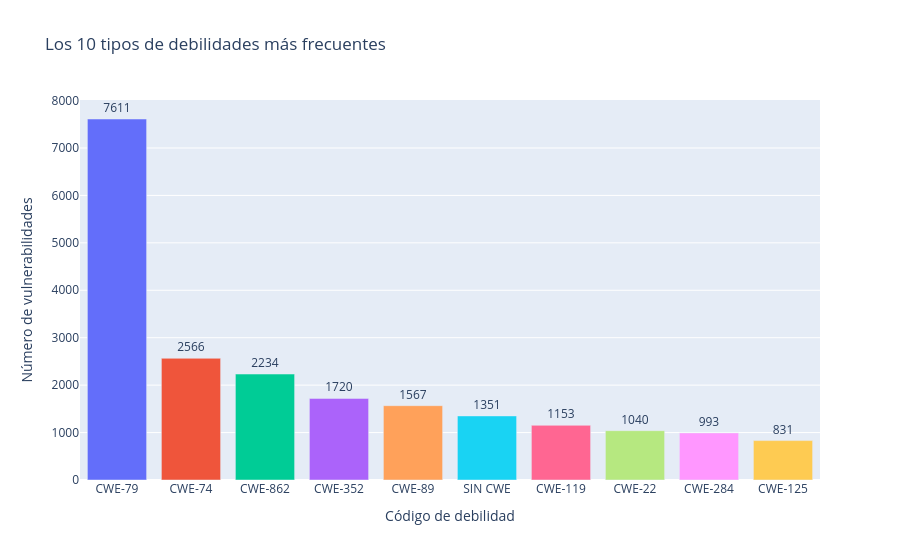

This figure's notebook cell:
### Code cell
# Gráfico de los 10 CWE más frecuentes

top_cwe = (
    df_limpio["cwe"]
    .value_counts()
    .head(10)
    .reset_index()
)

top_cwe.columns = ["CWE", "Cantidad"]

fig = px.bar(
    top_cwe,
    x="CWE",
    y="Cantidad",
    color="CWE",
    text="Cantidad",
    title="Los 10 tipos de debilidades más frecuentes",
    labels={
        "CWE": "Código de debilidad",
        "Cantidad": "Número de vulnerabilidades"
    }
)

fig.update_traces(textposition="outside")
fig.update_layout(showlegend=False)
fig.show()

### Figure 1 — Plotly figure (JSON) as saved in the notebook; plotly's stock layout.template omitted (floating-point values rounded to 4 significant figures)
{"data": [{"hovertemplate": "Código de debilidad=%{x}<br>Número de vulnerabilidades=%{text}<extra></extra>", "legendgroup": "CWE-79", "marker": {"color": "#636efa", "pattern": {"shape": ""}}, "name": "CWE-79", "orientation": "v", "showlegend": true, "text": [7611.0], "textposition": "outside", "type": "bar", "x": ["CWE-79"], "xaxis": "x", "y": [7611], "yaxis": "y"}, {"hovertemplate": "Código de debilidad=%{x}<br>Número de vulnerabilidades=%{text}<extra></extra>", "legendgroup": "CWE-74", "marker": {"color": "#EF553B", "pattern": {"shape": ""}}, "name": "CWE-74", "orientation": "v", "showlegend": true, "text": [2566.0], "textposition": "outside", "type": "bar", "x": ["CWE-74"], "xaxis": "x", "y": [2566], "yaxis": "y"}, {"hovertemplate": "Código de debilidad=%{x}<br>Número de vulnerabilidades=%{text}<extra></extra>", "legendgroup": "CWE-862", "marker": {"color": "#00cc96", "pattern": {"shape": ""}}, "name": "CWE-862", "orientation": "v", "showlegend": true, "text": [2234.0], "textposition": "outside", "type": "bar", "x": ["CWE-862"], "xaxis": "x", "y": [2234], "yaxis": "y"}, {"hovertemplate": "Código de debilidad=%{x}<br>Número de vulnerabilidades=%{text}<extra></extra>", "legendgroup": "CWE-352", "marker": {"color": "#ab63fa", "pattern": {"shape": ""}}, "name": "CWE-352", "orientation": "v", "showlegend": true, "text": [1720.0], "textposition": "outside", "type": "bar", "x": ["CWE-352"], "xaxis": "x", "y": [1720], "yaxis": "y"}, {"hovertemplate": "Código de debilidad=%{x}<br>Número de vulnerabilidades=%{text}<extra></extra>", "legendgroup": "CWE-89", "marker": {"color": "#FFA15A", "pattern": {"shape": ""}}, "name": "CWE-89", "orientation": "v", "showlegend": true, "text": [1567.0], "textposition": "outside", "type": "bar", "x": ["CWE-89"], "xaxis": "x", "y": [1567], "yaxis": "y"}, {"hovertemplate": "Código de debilidad=%{x}<br>Número de vulnerabilidades=%{text}<extra></extra>", "legendgroup": "SIN CWE", "marker": {"color": "#19d3f3", "pattern": {"shape": ""}}, "name": "SIN CWE", "orientation": "v", "showlegend": true, "text": [1351.0], "textposition": "outside", "type": "bar", "x": ["SIN CWE"], "xaxis": "x", "y": [1351], "yaxis": "y"}, {"hovertemplate": "Código de debilidad=%{x}<br>Número de vulnerabilidades=%{text}<extra></extra>", "legendgroup": "CWE-119", "marker": {"color": "#FF6692", "pattern": {"shape": ""}}, "name": "CWE-119", "orientation": "v", "showlegend": true, "text": [1153.0], "textposition": "outside", "type": "bar", "x": ["CWE-119"], "xaxis": "x", "y": [1153], "yaxis": "y"}, {"hovertemplate": "Código de debilidad=%{x}<br>Número de vulnerabilidades=%{text}<extra></extra>", "legendgroup": "CWE-22", "marker": {"color": "#B6E880", "pattern": {"shape": ""}}, "name": "CWE-22", "orientation": "v", "showlegend": true, "text": [1040.0], "textposition": "outside", "type": "bar", "x": ["CWE-22"], "xaxis": "x", "y": [1040], "yaxis": "y"}, {"hovertemplate": "Código de debilidad=%{x}<br>Número de vulnerabilidades=%{text}<extra></extra>", "legendgroup": "CWE-284", "marker": {"color": "#FF97FF", "pattern": {"shape": ""}}, "name": "CWE-284", "orientation": "v", "showlegend": true, "text": [993.0], "textposition": "outside", "type": "bar", "x": ["CWE-284"], "xaxis": "x", "y": [993], "yaxis": "y"}, {"hovertemplate": "Código de debilidad=%{x}<br>Número de vulnerabilidades=%{text}<extra></extra>", "legendgroup": "CWE-125", "marker": {"color": "#FECB52", "pattern": {"shape": ""}}, "name": "CWE-125", "orientation": "v", "showlegend": true, "text": [831.0], "textposition": "outside", "type": "bar", "x": ["CWE-125"], "xaxis": "x", "y": [831], "yaxis": "y"}], "layout": {"barmode": "relative", "legend": {"title": {"text": "Código de debilidad"}, "tracegroupgap": 0}, "showlegend": false, "title": {"text": "Los 10 tipos de debilidades más frecuentes"}, "xaxis": {"anchor": "y", "categoryarray": ["CWE-79", "CWE-74", "CWE-862", "CWE-352", "CWE-89", "SIN CWE", "CWE-119", "CWE-22", "CWE-284", "CWE-125"], "categoryorder": "array", "domain": [0, 1], "title": {"text": "Código de debilidad"}}, "yaxis": {"anchor": "x", "domain": [0, 1], "title": {"text": "Número de vulnerabilidades"}}}}
